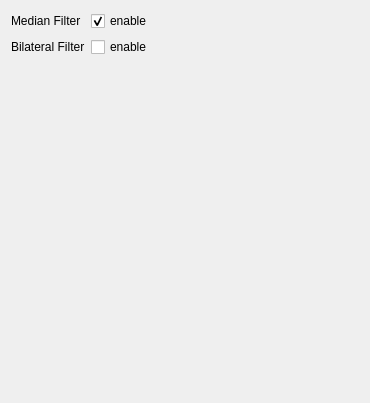
           <widget class="QWidget" name="prePage">
            <property name="geometry">
             <rect>
              <x>0</x>
              <y>0</y>
              <width>370</width>
              <height>403</height>
             </rect>
            </property>
            <attribute name="label">
             <string>Preprocessing</string>
            </attribute>
            <layout class="QFormLayout" name="formLayout_4">
             <property name="labelAlignment">
              <set>Qt::AlignLeading|Qt::AlignLeft|Qt::AlignVCenter</set>
             </property>
             <property name="formAlignment">
              <set>Qt::AlignLeading|Qt::AlignLeft|Qt::AlignTop</set>
             </property>
             <item row="0" column="0">
              <widget class="QLabel" name="label_24">
               <property name="text">
                <string>Median Filter</string>
               </property>
              </widget>
             </item>
             <item row="1" column="0">
              <widget class="QLabel" name="label_20">
               <property name="text">
                <string>Bilateral Filter</string>
               </property>
              </widget>
             </item>
             <item row="0" column="1">
              <widget class="QCheckBox" name="medianCheckBox">
               <property name="text">
                <string>enable</string>
               </property>
               <property name="checked">
                <bool>true</bool>
               </property>
              </widget>
             </item>
             <item row="1" column="1">
              <widget class="QCheckBox" name="bilateralCheckBox">
               <property name="text">
                <string>enable</string>
               </property>
              </widget>
             </item>
            </layout>
           </widget>
